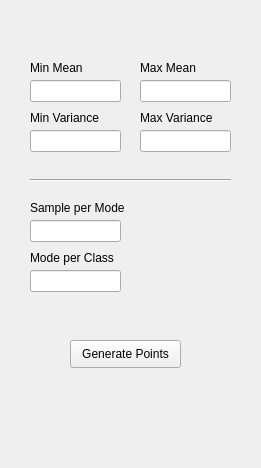
<?xml version="1.0" encoding="UTF-8"?>
<ui version="4.0">
 <class>Form</class>
 <widget class="QWidget" name="Form">
  <property name="geometry">
   <rect>
    <x>0</x>
    <y>0</y>
    <width>261</width>
    <height>468</height>
   </rect>
  </property>
  <property name="windowTitle">
   <string>Form</string>
  </property>
  <widget class="QLineEdit" name="lineEdit_meanMin">
   <property name="geometry">
    <rect>
     <x>30</x>
     <y>80</y>
     <width>91</width>
     <height>22</height>
    </rect>
   </property>
  </widget>
  <widget class="QLineEdit" name="lineEdit_meanMax">
   <property name="geometry">
    <rect>
     <x>140</x>
     <y>80</y>
     <width>91</width>
     <height>22</height>
    </rect>
   </property>
  </widget>
  <widget class="QLabel" name="label">
   <property name="geometry">
    <rect>
     <x>140</x>
     <y>60</y>
     <width>61</width>
     <height>16</height>
    </rect>
   </property>
   <property name="text">
    <string>Max Mean</string>
   </property>
  </widget>
  <widget class="QLabel" name="label_2">
   <property name="geometry">
    <rect>
     <x>30</x>
     <y>60</y>
     <width>61</width>
     <height>16</height>
    </rect>
   </property>
   <property name="text">
    <string>Min Mean</string>
   </property>
  </widget>
  <widget class="QLineEdit" name="lineEdit_varMin">
   <property name="geometry">
    <rect>
     <x>30</x>
     <y>130</y>
     <width>91</width>
     <height>22</height>
    </rect>
   </property>
  </widget>
  <widget class="QLabel" name="label_3">
   <property name="geometry">
    <rect>
     <x>140</x>
     <y>110</y>
     <width>81</width>
     <height>16</height>
    </rect>
   </property>
   <property name="text">
    <string>Max Variance</string>
   </property>
  </widget>
  <widget class="QLineEdit" name="lineEdit_varMax">
   <property name="geometry">
    <rect>
     <x>140</x>
     <y>130</y>
     <width>91</width>
     <height>22</height>
    </rect>
   </property>
  </widget>
  <widget class="QLabel" name="label_4">
   <property name="geometry">
    <rect>
     <x>30</x>
     <y>110</y>
     <width>81</width>
     <height>16</height>
    </rect>
   </property>
   <property name="text">
    <string>Min Variance</string>
   </property>
  </widget>
  <widget class="QLabel" name="label_5">
   <property name="geometry">
    <rect>
     <x>30</x>
     <y>250</y>
     <width>101</width>
     <height>16</height>
    </rect>
   </property>
   <property name="text">
    <string>Mode per Class</string>
   </property>
  </widget>
  <widget class="QLineEdit" name="lineEdit_modePerClass">
   <property name="geometry">
    <rect>
     <x>30</x>
     <y>270</y>
     <width>91</width>
     <height>22</height>
    </rect>
   </property>
   <property name="text">
    <string/>
   </property>
  </widget>
  <widget class="QLabel" name="label_6">
   <property name="geometry">
    <rect>
     <x>30</x>
     <y>200</y>
     <width>111</width>
     <height>16</height>
    </rect>
   </property>
   <property name="text">
    <string>Sample per Mode</string>
   </property>
  </widget>
  <widget class="QLineEdit" name="lineEdit_samplePerMode">
   <property name="geometry">
    <rect>
     <x>30</x>
     <y>220</y>
     <width>91</width>
     <height>22</height>
    </rect>
   </property>
   <property name="text">
    <string/>
   </property>
  </widget>
  <widget class="QPushButton" name="pushButton">
   <property name="geometry">
    <rect>
     <x>70</x>
     <y>340</y>
     <width>111</width>
     <height>28</height>
    </rect>
   </property>
   <property name="text">
    <string>Generate Points</string>
   </property>
  </widget>
  <widget class="Line" name="line">
   <property name="geometry">
    <rect>
     <x>30</x>
     <y>170</y>
     <width>201</width>
     <height>20</height>
    </rect>
   </property>
   <property name="orientation">
    <enum>Qt::Horizontal</enum>
   </property>
  </widget>
 </widget>
 <resources/>
 <connections/>
</ui>
